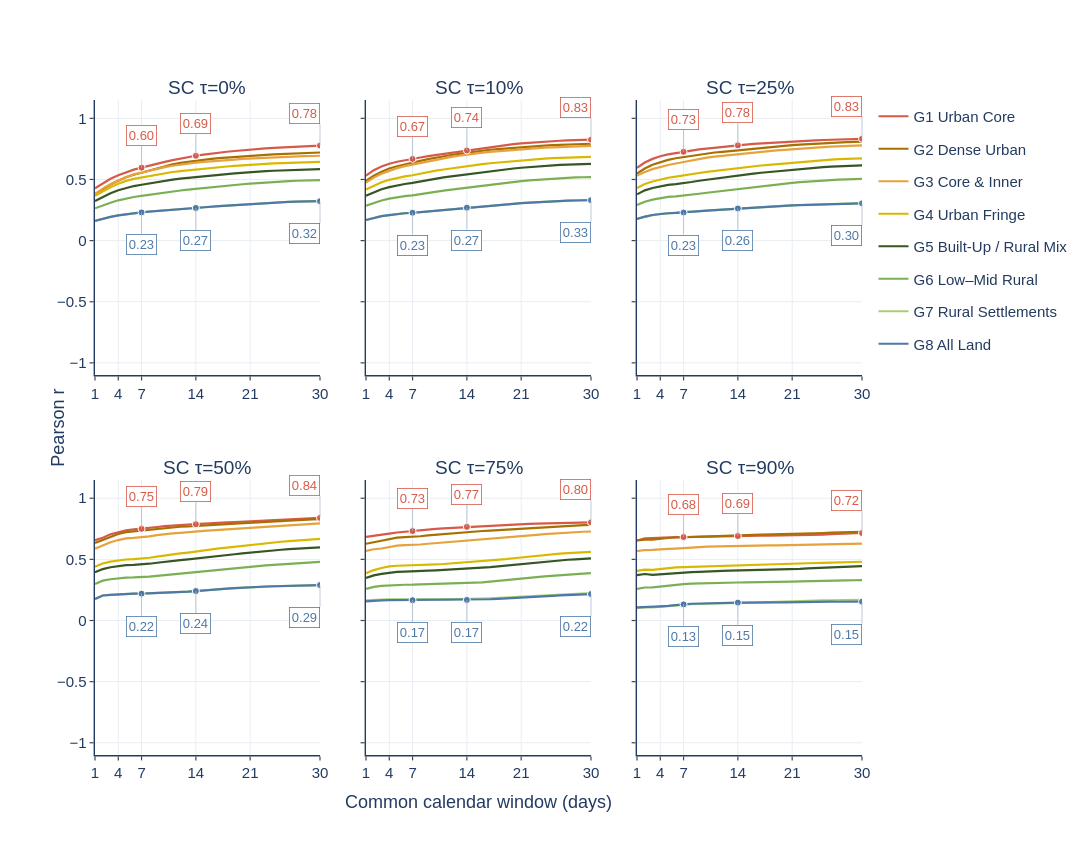

Notebook cell for this chart:
### Markdown cell above
### Alternative view A — fix the SC cutoff, vary the common window

The six facets below use τ=0, 10, 25, 50, 75, and 90% **only as visual cross-sections** through the exact search. Each colour is one GHSL thematic mask. The curves show where added smoothing improves alignment and what it does to paired-estimate coverage. Direct-day coverage is intentionally shown in the full heatmaps rather than mistaken for window-estimate coverage.

### Code cell
SLICE_TAUS = [0, 10, 25, 50, 75, 90]
LABEL_WINDOWS = (7, 14, 30)
WINDOW_SLICE_COLORS = {
    code: color for code, suffix, label, color in GROUPS
}
WINDOW_SLICE_WIDTH, WINDOW_SLICE_HEIGHT = 1800, 850
WINDOW_SLICE_MARGIN = dict(l=95, r=230, t=100, b=95)


def plot_window_slices(metric, ylabel, stem):
    if metric not in ("r", "RMSE_z", "N_pct", "score"):
        raise ValueError(metric)

    is_r = metric == "r"
    is_n = metric == "N_pct"
    is_rmse = metric == "RMSE_z"

    fig = make_subplots(
        rows=2, cols=3,
        shared_xaxes=True,
        shared_yaxes=True,
        horizontal_spacing=0.06,
        vertical_spacing=0.16,
        subplot_titles=[f"SC τ={tau}%" for tau in SLICE_TAUS],
    )
    for heading in fig.layout.annotations:
        heading.font = dict(
            family="Arial", size=19, color="#233B60"
        )

    for j, tau in enumerate(SLICE_TAUS):
        row, col = j // 3 + 1, j % 3 + 1
        axis_number = j + 1
        axis_x = "x" if axis_number == 1 else f"x{axis_number}"
        axis_y = "y" if axis_number == 1 else f"y{axis_number}"

        for code, suffix, label, color in reversed(GROUPS):
            values = SENS_MAPS[metric][code][tau, :]
            shown = (
                np.where(values > 0, values, np.nan)
                if is_n else values
            )
            custom = np.column_stack([
                SENS_MAPS["N_pct"][code][tau, :],
                SENS_MAPS["direct_pct"][code][tau, :],
                SENS_MAPS["mean_window_support_pct"][code][tau, :],
            ])

            fig.add_trace(
                go.Scatter(
                    x=W_VALUES,
                    y=shown,
                    mode="lines",
                    name=f"{code} {label}",
                    legendgroup=code,
                    showlegend=(j == 0),
                    connectgaps=False,
                    line=dict(color=color, width=2.2),
                    customdata=custom,
                    hovertemplate=(
                        f"W %{{x}} d<br>{ylabel} %{{y:.3f}}"
                        "<br>Paired estimates %{customdata[0]:.1f}%"
                        "<br>Direct dates %{customdata[1]:.1f}%"
                        "<br>Mean direct support %{customdata[2]:.1f}%"
                        "<extra>%{fullData.name}</extra>"
                    ),
                ),
                row=row, col=col,
            )

        for code in ("G1", "G8"):
            color = WINDOW_SLICE_COLORS[code]
            for width in LABEL_WINDOWS:
                value = float(
                    SENS_MAPS[metric][code][tau, width - 1]
                )
                if not np.isfinite(value) or (
                    is_n and value <= 0
                ):
                    continue

                above = (
                    code == "G8"
                    if (is_n or is_rmse)
                    else code == "G1"
                )
                point_y = np.log10(value) if is_n else value
                text = (
                    f"{value:.1f}%" if is_n else
                    f"{value:.3f}" if metric == "score" else
                    f"{value:.2f}"
                )

                fig.add_annotation(
                    x=width,
                    y=point_y,
                    xref=axis_x,
                    yref=axis_y,
                    text=text,
                    showarrow=True,
                    arrowhead=0,
                    arrowwidth=0.75,
                    arrowcolor="#A9B9C9",
                    ax=0,
                    ay=-22 if above else 22,
                    xanchor=(
                        "right" if width == 30 else "center"
                    ),
                    yanchor="bottom" if above else "top",
                    font=dict(size=13, color=color),
                    bgcolor="white",
                    bordercolor=color,
                    borderwidth=0.8,
                    borderpad=2,
                )
                fig.add_trace(
                    go.Scatter(
                        x=[width],
                        y=[value],
                        mode="markers",
                        showlegend=False,
                        hoverinfo="skip",
                        marker=dict(
                            color=color,
                            size=7,
                            line=dict(color="white", width=1),
                        ),
                    ),
                    row=row, col=col,
                )

        fig.update_xaxes(
            range=[1, 30],
            tickvals=[1, 4, 7, 14, 21, 30],
            showticklabels=True,
            tickfont=dict(size=15),
            gridcolor="#E8EDF3",
            showline=True,
            linecolor="#233B60",
            linewidth=1.4,
            ticks="outside",
            ticklen=4,
            tickwidth=1.2,
            row=row, col=col,
        )

        y_style = dict(
            showticklabels=(col == 1),
            tickfont=dict(size=15),
            gridcolor="#E8EDF3",
            zeroline=False,
            showline=True,
            linecolor="#233B60",
            linewidth=1.4,
            ticks="outside",
            ticklen=4,
            tickwidth=1.2,
        )
        if is_n:
            y_style.update(
                type="log",
                range=[-2, 2.15],
                tickvals=[0.01, 0.1, 1, 10, 100],
                ticktext=["0.01", "0.1", "1", "10", "100"],
            )
        elif is_r:
            y_style.update(
                type="linear",
                range=[-1.1, 1.15],
                tickvals=[-1, -0.5, 0, 0.5, 1],
            )
        elif is_rmse:
            y_style.update(
                type="linear",
                range=[0, 2.15],
                tickvals=[0, 0.5, 1, 1.5, 2],
            )
        else:
            y_style.update(
                type="linear",
                range=[
                    0,
                    max(0.01, 1.18 * SENSITIVITY.score.max()),
                ],
            )
        fig.update_yaxes(row=row, col=col, **y_style)

    fig.add_annotation(
        x=-0.065, y=0.5,
        xref="paper", yref="paper",
        text=(
            "N% paired estimates (log scale)"
            if is_n else ylabel
        ),
        textangle=-90,
        showarrow=False,
        font=dict(size=18, color="#233B60"),
    )
    fig.add_annotation(
        x=0.5, y=-0.09,
        xref="paper", yref="paper",
        text="Common calendar window (days)",
        showarrow=False,
        font=dict(size=18, color="#233B60"),
    )

    fig.update_layout(
        template="plotly_white",
        width=WINDOW_SLICE_WIDTH,
        height=WINDOW_SLICE_HEIGHT,
        legend=dict(
            x=1.015, y=1,
            xanchor="left", yanchor="top",
            font=dict(size=15),
        ),
        margin=WINDOW_SLICE_MARGIN,
        font=dict(
            family="Arial",
            color="#233B60",
            size=17,
        ),
        paper_bgcolor="white",
        plot_bgcolor="white",
    )

    fig.show()
    fig.write_html(
        SENS_DIR / f"{stem}.html",
        include_plotlyjs="cdn",
    )
    try:
        fig.write_image(
            str(SENS_DIR / f"{stem}.png"),
            scale=2,
        )
    except Exception as exc:
        print(f"{stem}: HTML saved; PNG unavailable ({exc})")
    return fig


WINDOW_SLICE_FIGURES = {
    "r": plot_window_slices(
        "r", "Pearson r", "window_slices_r"
    ),
    "RMSE_z": plot_window_slices(
        "RMSE_z", "Paired z-score RMSE",
        "window_slices_rmse"
    ),
    "N_pct": plot_window_slices(
        "N_pct", "N% paired estimates",
        "window_slices_N"
    ),
    "score": plot_window_slices(
        "score", "Coverage fraction × positive r²",
        "window_slices_score"
    ),
}
